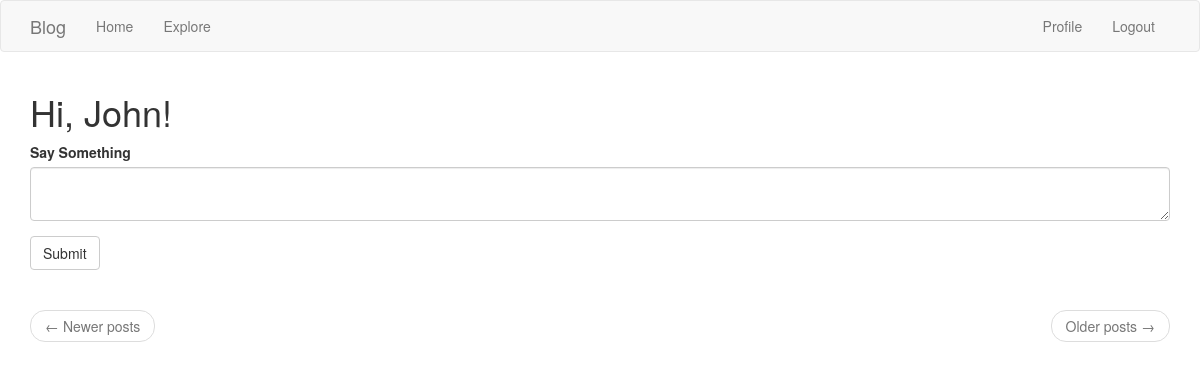
Before: /index (signed in) with the older database file.
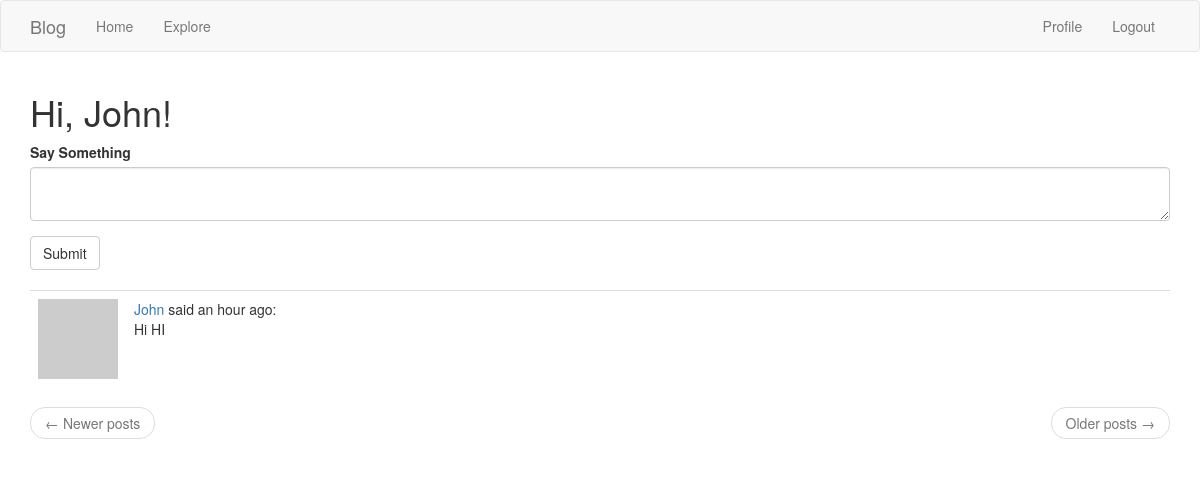
After: the same page with the newer database file.
### app/models.py (models this page shows, shortened)
class Post(db.Model):
    id = db.Column(db.Integer, primary_key=True)
    body = db.Column(db.String(140))
    timestamp = db.Column(db.DateTime, index=True, default=datetime.utcnow)
    user_id = db.Column(db.Integer, db.ForeignKey("user.id"))

class User(UserMixin, db.Model):
    id = db.Column(db.Integer, primary_key=True)
    username = db.Column(db.String(64), index=True, unique=True)
    email = db.Column(db.String(120), index=True, unique=True)
    password_hash = db.Column(db.String(128))
    posts = db.relationship("Post", backref="author", lazy="dynamic")
    about_me = db.Column(db.String(140))
    last_seen = db.Column(db.DateTime, default=datetime.utcnow)
    followed = db.relationship(
        "User",
        secondary=followers,
        primaryjoin=(followers.c.follower_id == id),
        secondaryjoin=(followers.c.followed_id == id),
        backref=db.backref("followers", lazy="dynamic"),
        lazy="dynamic",
    )
    def avatar(self, size):
        digest = md5(self.email.lower().encode("utf-8")).hexdigest()
        return "https://www.gravatar.com/avatar/{}?d=identicon&s={}".format(
            digest, size
        )
    def followed_posts(self):
        followed = Post.query.join(
            followers, (followers.c.followed_id == Post.user_id)
        ).filter(followers.c.follower_id == self.id)
        own = Post.query.filter_by(user_id=self.id)
        return followed.union(own).order_by(Post.timestamp.desc())

### app/routes.py (the view)
@app.route("/", methods=["GET", "POST"])
@app.route("/index", methods=["GET", "POST"])
@login_required
def index():
    form = PostForm()
    if form.validate_on_submit():
        post = Post(body=form.post.data, author=current_user)
        db.session.add(post)
        db.session.commit()
        flash("Your post is now live")
        return redirect(url_for("index"))
    page = request.args.get("page", 1, type=int)
    posts = current_user.followed_posts().paginate(
        page, app.config["POSTS_PER_PAGE"], False
    )
    next_url = url_for("index", page=posts.next_num) if posts.has_next else None
    prev_url = url_for("index", page=posts.prev_num) if posts.has_prev else None
    return render_template(
        "index.html",
        title="Home",
        form=form,
        posts=posts.items,
        next_url=next_url,
        prev_url=prev_url,
    )

### app/forms.py
class PostForm(FlaskForm):
    post = TextAreaField(
        "Say Something", validators=[DataRequired(), Length(min=1, max=140)]
    )
    submit = SubmitField("Submit")

### app/models.py (called while the page is built)
@login.user_loader
def load_user(id):
    return User.query.get(int(id))

### app/routes.py (called while the page is built)
@app.before_request
def before_request():
    if current_user.is_authenticated:
        current_user.last_seen = datetime.utcnow()
        db.session.commit()

### app/templates/index.html
{% extends "base.html" %}
{% import 'bootstrap/wtf.html' as wtf %}
{% block app_content %}
    <h1>Hi, {{ current_user.username }}!</h1>
    {% if form %}
    {{ wtf.quick_form(form) }}
    <br>
    {% endif %}
    {% for post in posts %}
        {% include '_post.html' %}
    {% endfor %}
    <nav aria-label="...">
        <ul class="pager">
            <li class="previous{% if not prev_url %} disabled{% endif %}">
                <a href="{{ prev_url or '#' }}">
                    <span aria-hidden="true">&larr;</span> Newer posts
                </a>
            </li>
            <li class="next{% if not next_url %} disabled{% endif %}">
                <a href="{{ next_url or '#' }}">
                    Older posts <span aria-hidden="true">&rarr;</span>
                </a>
            </li>
        </ul>
    </nav>
{% endblock %}

### app/templates/_post.html
<table class="table table-hover">
  <tr>
    <td width="70px">
      <a href="{{ url_for('user', username=post.author.username) }}">
        <img src="{{ post.author.avatar(70) }}" />
      </a>
    </td>
    <td>
      <a href="{{ url_for('user', username=post.author.username) }}">
        {{ post.author.username }}
      </a>
      said {{ moment(post.timestamp).fromNow() }}:
      <br />
      {{ post.body }}
    </td>
  </tr>
</table>

Changed rows visible on the page:
added Post: author.username "John", timestamp "an hour ago", body "Hi HI"
